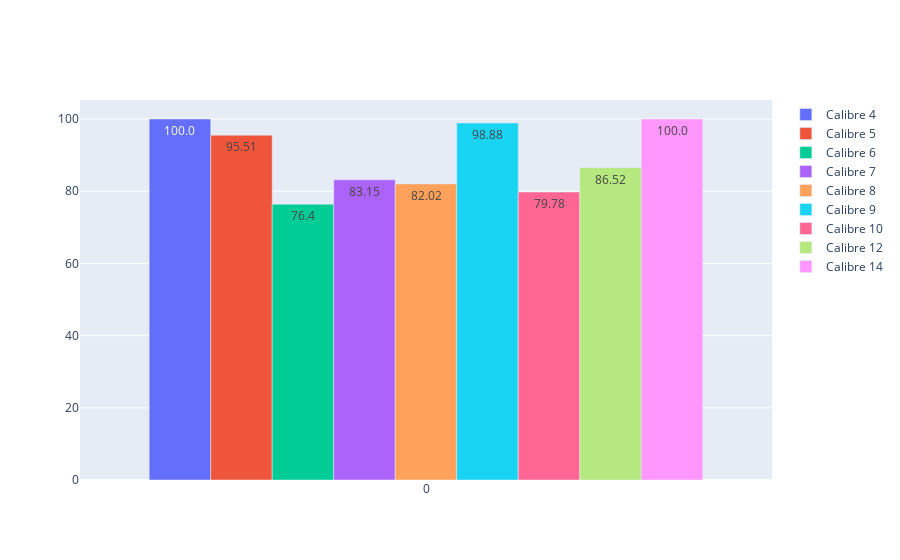

Notebook cell for this chart:
### Code cell
import plotly.express as px
import plotly.graph_objects as go

calibres = ['4','5','6','7','8','9','10','12','14']

fig = go.Figure()
fig.add_trace(go.Bar(y = [acerto_4],text = round(acerto_4 ,2),name = 'Calibre 4'))
fig.add_trace(go.Bar(y = [acerto_5], text = round(acerto_5,2),name = 'Calibre 5'))
fig.add_trace(go.Bar(y = [acerto_6], text = round(acerto_6,2) ,name = 'Calibre 6'))
fig.add_trace(go.Bar(y = [acerto_7], text = round(acerto_7,2) ,name = 'Calibre 7'))
fig.add_trace(go.Bar(y = [acerto_8], text = round(acerto_8,2) ,name = 'Calibre 8'))
fig.add_trace(go.Bar(y = [acerto_9], text = round(acerto_9,2) ,name = 'Calibre 9'))
fig.add_trace(go.Bar(y = [acerto_10], text = round(acerto_10,2) ,name = 'Calibre 10'))
fig.add_trace(go.Bar(y = [acerto_12], text = round(acerto_12,2) ,name = 'Calibre 12'))
fig.add_trace(go.Bar(y = [acerto_14], text = round(acerto_14,2) ,name = 'Calibre 14'))
fig

### Figure 1 — Plotly figure (JSON) as saved in the notebook; plotly's stock layout.template omitted (floating-point values rounded to 4 significant figures)
{"data": [{"name": "Calibre 4", "text": "100.0", "type": "bar", "y": [100]}, {"name": "Calibre 5", "text": "95.51", "type": "bar", "y": [95.51]}, {"name": "Calibre 6", "text": "76.4", "type": "bar", "y": [76.4]}, {"name": "Calibre 7", "text": "83.15", "type": "bar", "y": [83.15]}, {"name": "Calibre 8", "text": "82.02", "type": "bar", "y": [82.02]}, {"name": "Calibre 9", "text": "98.88", "type": "bar", "y": [98.88]}, {"name": "Calibre 10", "text": "79.78", "type": "bar", "y": [79.78]}, {"name": "Calibre 12", "text": "86.52", "type": "bar", "y": [86.52]}, {"name": "Calibre 14", "text": "100.0", "type": "bar", "y": [100]}], "layout": {}}
